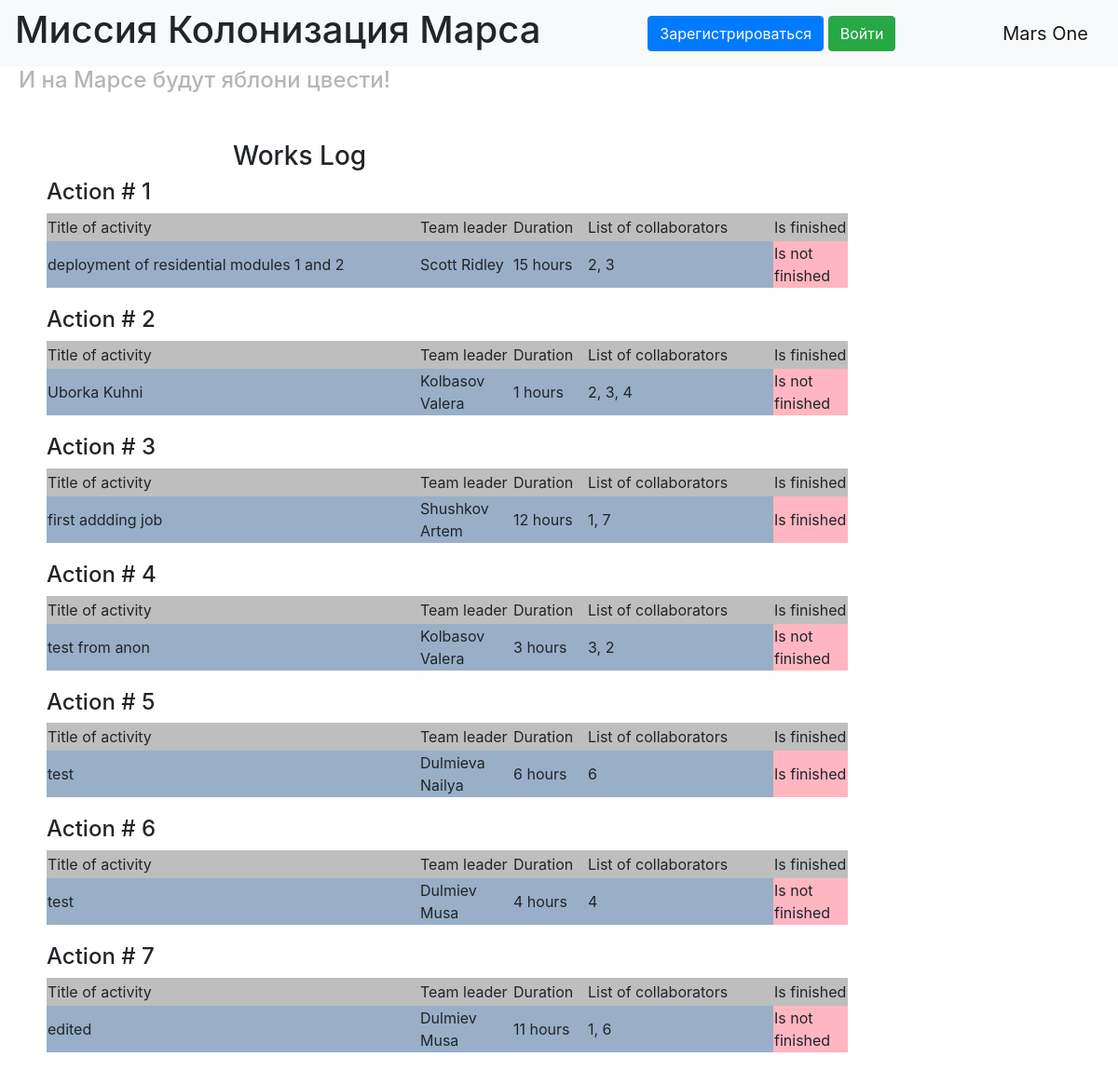
The page / on the database its author committed.
### data/jobs.py (models this page shows)
class Jobs(SqlAlchemyBase):
    __tablename__ = 'jobs'
    id = sqlalchemy.Column(sqlalchemy.Integer,
                           primary_key=True, autoincrement=True)
    team_leader = sqlalchemy.Column(sqlalchemy.Integer,
                                    sqlalchemy.ForeignKey("users.id"))
    job = sqlalchemy.Column(sqlalchemy.String, nullable=True)
    work_size = sqlalchemy.Column(sqlalchemy.Integer, nullable=True)
    collaborators = sqlalchemy.Column(sqlalchemy.String, nullable=True)
    start_date = sqlalchemy.Column(sqlalchemy.DateTime, default=datetime.datetime.now)
    end_date = sqlalchemy.Column(sqlalchemy.DateTime)
    is_finished = sqlalchemy.Column(sqlalchemy.Boolean, default=True)

### main_old.py (the view)
@app.route("/")
def index():
    jobs = []
    for job in db_sess.query(Jobs).all():
        user = db_sess.query(User).filter(User.id == job.team_leader).first()
        name = user.surname + ' ' + user.name
        jobs.append((job.job, name, f'{job.work_size} hours', job.collaborators,
                     'Is finished' if job.is_finished else 'Is not finished'))
    return render_template("index.html", style=url_for('static', filename='css/style.css'), jobs=jobs)

### templates/index.html
{% extends "base.html" %}
{% block content %}
<div class="main_content">
    <h3 class="works_log">Works Log</h3>
    {% for job in jobs %}
        <h4>Action # {{loop.index}}</h4>
        <table class="job_table">
            <tr class="cap">
                <td width="400px" height="20px">Title of activity</td>
                <td width="100px" height="20px">Team leader</td>
                <td width="80px" height="20px">Duration</td>
                <td width="200px" height="20px">List of collaborators</td>
                <td width="80px" height="30px">Is finished</td>
            </tr>
            <tr class="info">
                <td width="400px" height="20px">{{job[0]}}</td>
                <td width="100px" height="20px">{{job[1]}}</td>
                <td width="80px" height="20px">{{job[2]}}</td>
                <td width="200px" height="20px">{{job[3]}}</td>
                <td width="80px" height="30px" class="is_finished_info">{{job[4]}}</td>
            </tr>
        </table>
    {% endfor %}
</div>
{% endblock %}
{% block style_block %}
<link href={{style}} rel="stylesheet" type="text/css">
{% endblock %}

### templates/base.html (shortened to what this page needs)
<!doctype html>
<html lang="en">
<head>
    <link rel="stylesheet"
          href="https://stackpath.bootstrapcdn.com/bootstrap/4.4.1/css/bootstrap.min.css"
>
    {% block style_block %}{% endblock %}
</head>
<body>
    <nav class="navbar navbar-light bg-light">
        <H1>Миссия Колонизация Марса</H1>
        {% if current_user.is_authenticated %}
            <p>
                <a class="btn btn-primary " href="/addjob">Add job</a>
            </p>
            <a class="navbar-brand" href="/logout">{{ current_user.surname }} {{ current_user.name }}</a>
        {% else %}
            <p>
                <a class="btn btn-primary " href="/register">Зарегистрироваться</a>
                <a class="btn btn-success" href="/login">Войти</a>
            </p>
        {% endif %}
        <a class="navbar-brand" href="/">Mars One</a>
    </nav>
    <H4 class="apple">И на Марсе будут яблони цвести!</H4>
    {% block content %}{% endblock %}
</body>
</html>

### static/css/style.css (style rules this page uses)
.works_log { margin-left: 200px; }
.main_content { margin-left: 50px; margin-top: 50px; }
.cap { background-color: #BEBEBE; }
.apple { margin-left: 20px; color: #B6B6B4; }
.info { background-color: #98AFC7; }
.is_finished_info { background-color: #ffb6c1; }
.job_table { margin-bottom: 20px; }
p { margin-bottom: 1px; }

### rows shown on the page
Jobs: job "deployment of residential modules 1 and 2", job "Scott Ridley", job "15 hours", collaborators "2, 3", job "Is not finished"
Jobs: job "Uborka Kuhni", job "Kolbasov Valera", job "1 hours", collaborators "2, 3, 4", job "Is not finished"
Jobs: job "first addding job", job "Shushkov Artem", job "12 hours", collaborators "1, 7", job "Is finished"
Jobs: job "test from anon", job "Kolbasov Valera", job "3 hours", collaborators "3, 2", job "Is not finished"
Jobs: job "test", job "Dulmieva Nailya", job "6 hours", work_size "6", job "Is finished"
Jobs: job "test", job "Dulmiev Musa", job "4 hours", work_size "4", job "Is not finished"
Jobs: job "edited", job "Dulmiev Musa", job "11 hours", collaborators "1, 6", job "Is not finished"
